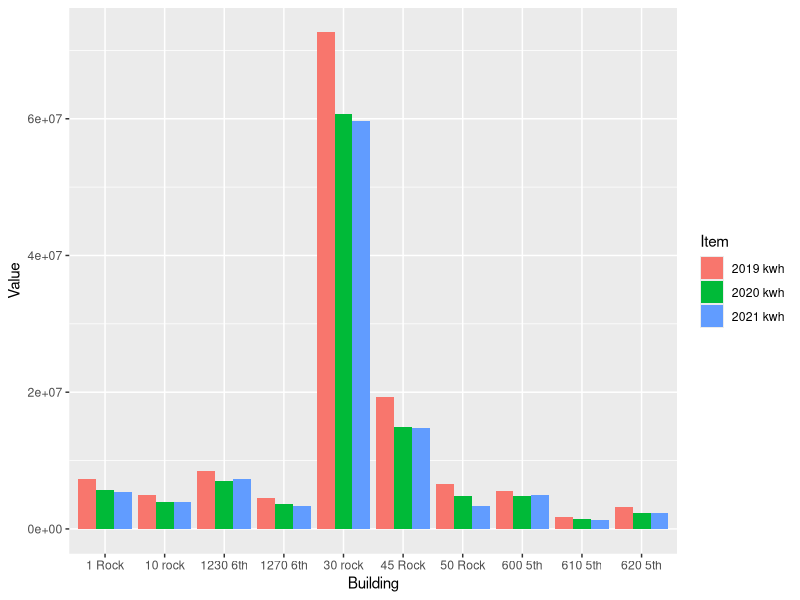
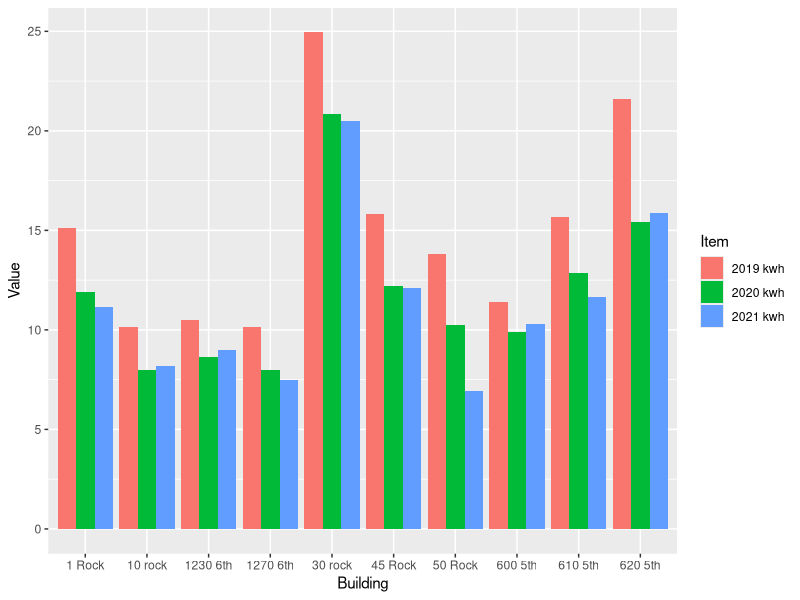
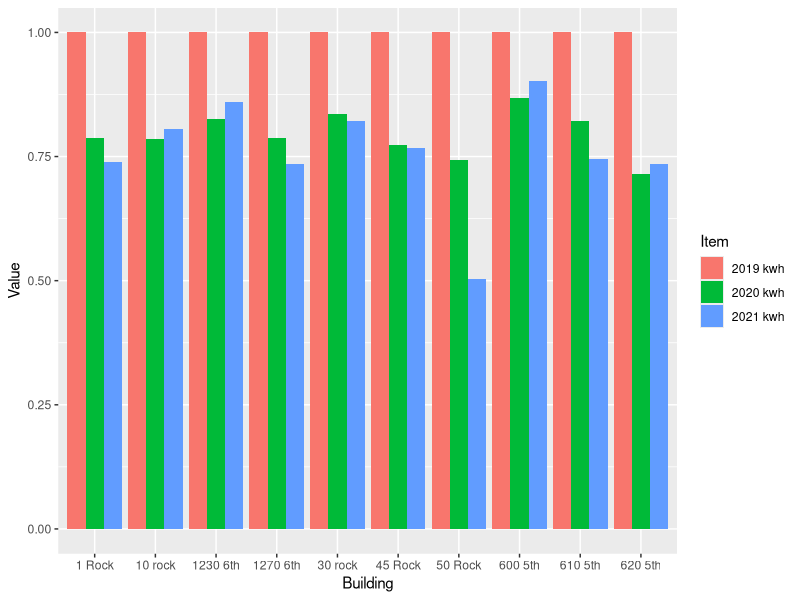
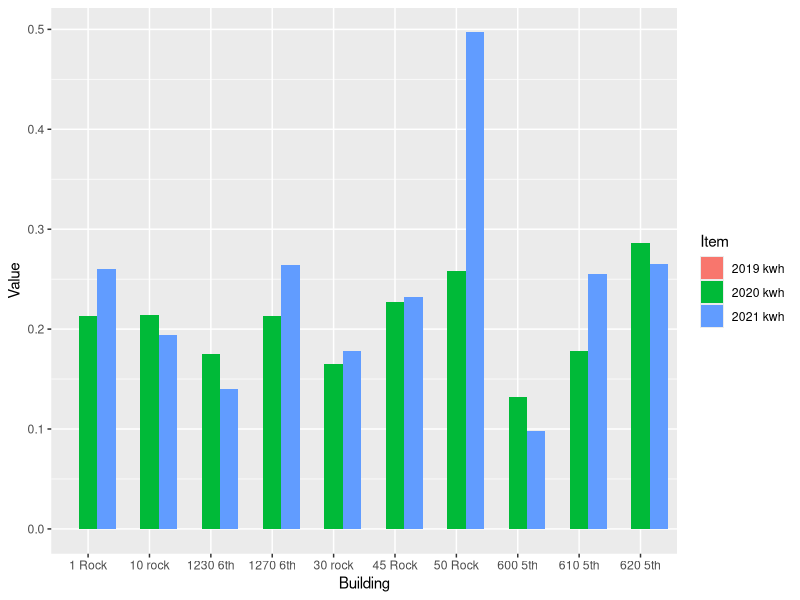

R code for these plots, in order:
## ---- chunk 1


my_packages <- c("tidyverse", "vroom" , "janitor" , "glue" , "tsibble" , "tidytext","lubridate", "fable", "tsibbledata", "ggplot2", "forecast", "tseries", "rio", "zoo", "readxl", "tsibbledata", "knitr", "kableExtra", "formattable")

invisible( lapply(my_packages, require, character.only = TRUE))

#Choose one working site: 
place <- "Home" 
# place <- "work"

#Set proper working Dir 
if (place == "Home"){setwd("C:/Users/paulr/Documents/R/RockCenterEnergyAnalysis")} else {setwd("C:/Users/prode/Documents/R/RockCenterEnergyAnalysis")}

# Check for data directory and if one is not present then make it

if (!file.exists("data")) { dir.create("data")}

# Clean up environment
rm(place, my_packages )

options(dplyr.summarise.inform = FALSE)

# Read in data

SteamData <- read_excel("data/Energy_Data_for_Net_Zero_Study.xlsx", sheet = "Sheet1", range = "B2:G11" , col_names = TRUE, na = "NA", col_types = NULL )

ElectricData <- read_excel("data/Energy_Data_for_Net_Zero_Study.xlsx", sheet = "Sheet1", range = "B13:G23" , col_names = TRUE, na = "NA", col_types = NULL )

BuildingGSF <- read_excel("data/Energy_Data_for_Net_Zero_Study.xlsx", sheet = "Sheet1", range = "B28:C39" , col_names = TRUE, na = "NA", col_types = NULL )

UtilityData <- left_join(ElectricData, SteamData, by="Building") %>% left_join(BuildingGSF, by="Building")
UtilityData[is.na(UtilityData)] <- 0
gather(UtilityData, key = "Item", value = "Value", -Building )




ElectricData %>% select(Building, `2019 kwh`, `2020 kwh`, `2021 kwh`) %>% 
  gather(key = "Item", value = "Value", -Building) %>%
  ggplot(aes(x = Building, y = Value, fill = Item, group = Item)) +
  geom_bar(stat = "identity", position = "dodge")


UtilityData1 <- UtilityData
apply(UtilityData[2:4], 2, function(row) row / UtilityData1$`Gross Floor Area`) -> UtilityData1[2:4]
UtilityData1 %>% select(Building, `2019 kwh`, `2020 kwh`, `2021 kwh`) %>% 
  gather(key = "Item", value = "Value", -Building) %>% 
  ggplot(aes(x = Building, y = Value, fill = Item, group = Item)) +
  geom_bar(stat = "identity", position = "dodge")

UtilityData1 <- UtilityData
apply(UtilityData1[2:4], 2, function(row) row / UtilityData$`Gross Floor Area`) -> UtilityData1[2:4]
apply(UtilityData1[2:4], 2, function(row) row / UtilityData1$`2019 kwh`) -> UtilityData1[2:4]
UtilityData1 %>% select(Building, `2019 kwh`, `2020 kwh`, `2021 kwh`) %>% 
  gather(key = "Item", value = "Value", -Building) %>% 
  ggplot(aes(x = Building, y = Value, fill = Item, group = Item)) +
  geom_bar(stat = "identity", position = "dodge")

UtilityData1 <- UtilityData
apply(UtilityData1[2:4], 2, function(row) row / UtilityData1$`Gross Floor Area`) -> UtilityData1[2:4]
apply(UtilityData1[2:4], 2, function(row) 1 - (row / UtilityData1$`2019 kwh`)) -> UtilityData1[2:4]
UtilityData1 %>% select(Building, `2019 kwh`, `2020 kwh`, `2021 kwh`) %>% 
  gather(key = "Item", value = "Value", -Building) %>% 
  ggplot(aes(x = Building, y = Value, fill = Item, group = Item)) +
  geom_bar(stat = "identity", position = "dodge")
